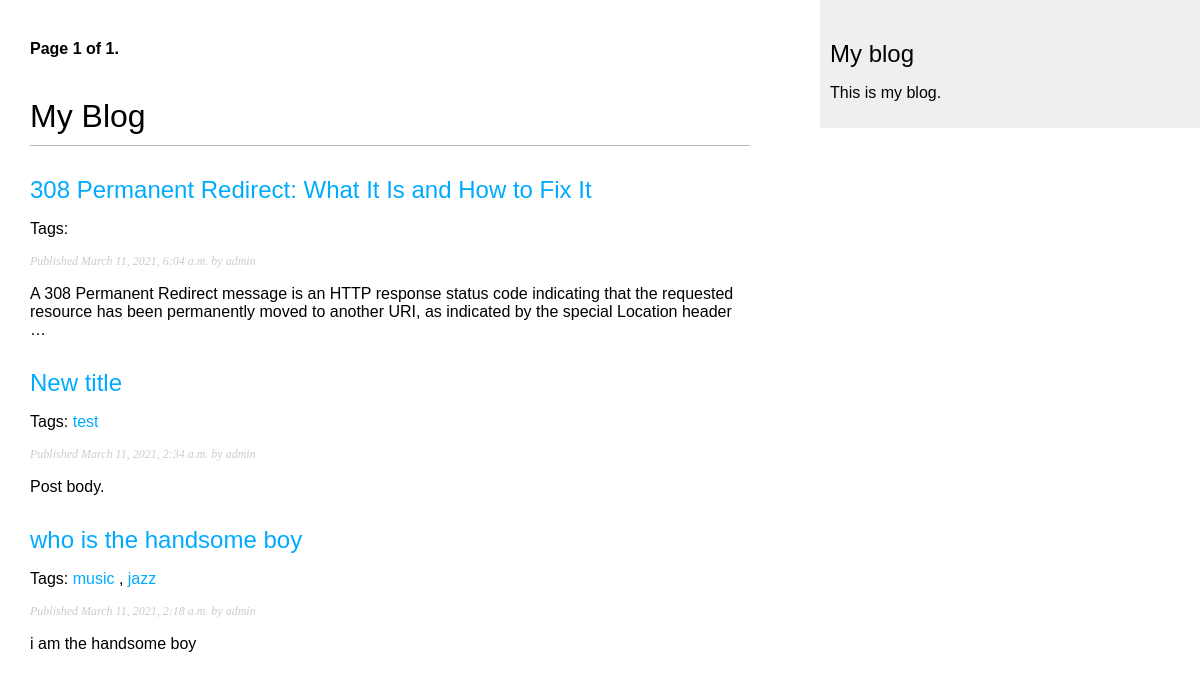
Screenshot of /blog/ with the database file from the repository.
### blog/models.py (models this page shows, shortened)
class Post(models.Model):
    STATUS_CHOICES = (
        ('draft', 'Draft'),
        ('published', 'Published'),
    )
    title = models.CharField(max_length=250)
    slug = models.SlugField(max_length=250,
                            unique_for_date='publish')
    author = models.ForeignKey(User,
                               related_name='blog_posts', on_delete=models.CASCADE)
    body = models.TextField()
    publish = models.DateTimeField(default=timezone.now)
    created = models.DateTimeField(auto_now_add=True)
    updated = models.DateTimeField(auto_now=True)
    status = models.CharField(max_length=10,
                              choices=STATUS_CHOICES,
                              default='draft')
    tags = TaggableManager()
    objects = models.Manager()
    published = PublishedManager()
    class Meta:
        ordering = ('-publish',)
    def get_absolute_url(self):
        return reverse('blog:post_detail', args=[self.publish.year,
                                                 self.publish.strftime('%m'),
                                                 self.publish.strftime('%d'),
                                                 self.slug])

### blog/views.py (the view)
# urls.py: url(r'^tag/(?P<tag_slug>[-\w]+)/$',views.post_list,
def post_list(request,tag_slug=None):
    object_list = Post.published.all()
    tag = None
    if tag_slug:
        tag = get_object_or_404(Tag, slug=tag_slug)
        object_list = object_list.filter(tags__in=[tag])
    paginator = Paginator(object_list, 3)  # 3 posts in each page
    page = request.GET.get('page')
    try:
        posts = paginator.page(page)
    except PageNotAnInteger:
        posts = paginator.page(1)
    except EmptyPage:
        posts = paginator.page(paginator.num_pages)
    return render(request,
                  'blog/post/list.html',
                  {'page': page,
                   'posts': posts,
                   'tag':tag})

### blog/models.py (called while the page is built)
    def get_queryset(self):
        return super(PublishedManager, self).get_queryset().filter(status='published')

### blog/templates/blog/post/list.html (shortened to what this page needs)
{% extends "blog/base.html" %}
{% block content %}
  {% include "paginator.html" with page=posts %}
  <h1>My Blog</h1>
  {% for post in posts %}
    <h2>
      <a href="{{ post.get_absolute_url }}">{{ post.title }}</a>
    </h2>
        <p class="tags">
            Tags:
            {% for tag in post.tags.all %}
                <a href="{% url "blog:post_list_by_tag" tag.slug %}">{{ tag.name }}</a>
                {% if not forloop.last %}, {% endif %}
            {% endfor %}
        </p>
    <p class="date">
      Published {{ post.publish }} by {{ post.author }}
    </p>
    {{ post.body|truncatewords:30|linebreaks }}
  {% endfor %}
{% endblock %}

### blog/templates/blog/base.html (shortened to what this page needs)
{% load static %}
<!DOCTYPE html>
<html lang="en">
<head>
    <link href="{% static "blog.css" %}" rel="stylesheet">
</head>
<body>
    <div id="content">
        {% block content %}
        {% endblock %}
    </div>
    <div id="sidebar">
        <h2>My blog</h2>
            <p>This is my blog.</p>
    </div>
</body>
</html>

### blog/templates/paginator.html (shortened to what this page needs)
<div class="pagination">
  <span class="step-links">
    <span class="current">
      Page {{ page.number }} of {{ page.paginator.num_pages }}.
    </span>
  </span>
</div>

### blog/static/blog.css (style rules this page uses)
body { margin:0; padding:0; font-family:helvetica, sans-serif; }
a { color:#00abff; text-decoration:none; }
h1 { font-weight:normal; border-bottom:1px solid #bbb; padding:0 0 10px 0; }
h2 { font-weight:normal; margin:30px 0 0; }
#content { float:left; width:60%; padding:0 0 0 30px; }
#sidebar { float:right; width:30%; padding:10px; background:#efefef; height:100%; }
p.date { color:#ccc; font-family: georgia, serif; font-size: 12px; font-style: italic; }
.pagination { margin:40px 0; font-weight:bold; }

### rows the page displays
Post: title "308 Permanent Redirect: What It Is and How to Fix It", publish "March 11, 2021, 6:04 a.m.", author "admin", body "A 308 Permanent Redirect message is an HTTP response status code indicating that the requested resource has been permanently moved to another URI, as indicated by the special Location header …"
Post: title "New title", publish "March 11, 2021, 2:34 a.m.", author "admin", body "Post body."
Tag: name "test"
Post: title "who is the handsome boy", publish "March 11, 2021, 2:18 a.m.", author "admin", body "i am the handsome boy"
Tag: name "music"
Tag: name "jazz"

### other values shown
{{ page.number }} "1"
{{ page.paginator.num_pages }} "1"
